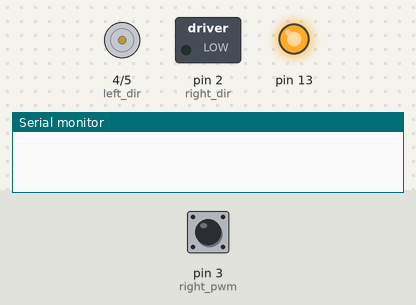
Bench run of a sketch on a simulated Arduino Uno, built with avr-gcc and run on an emulated ATmega328P. Parts: direction and speed pins drawn as motors (green arrow = direction pin HIGH = forward, orange = LOW = backward, longer = more drive), switched loads named in the sketch (green lamp = pin HIGH), output pins drawn as LEDs (lit = HIGH), the last lines printed to the serial monitor. Inputs (shaded band) come from the test bench; at power-on: pin 3 (right_pwm) HIGH.

Above: at 1.0 s.
At 5.0 s:
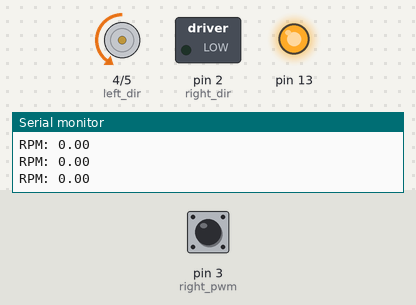
At 9.0 s:
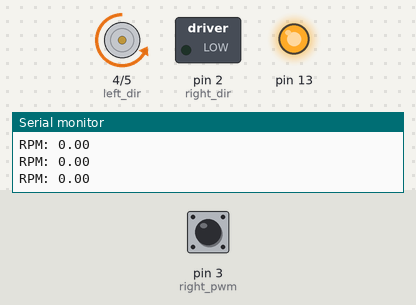
At 19.0 s:
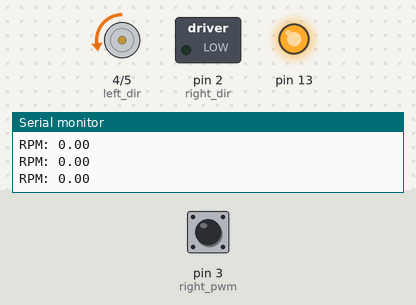
Timing chart, 0 to 20.8 s (numbered marks = the images above):
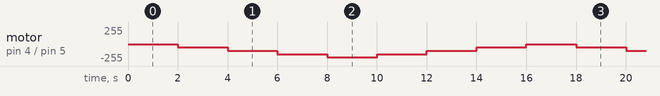

Measured:
- by itself, motor on pin 4 (left_dir) / pin 5 (left_pwm): repeats every 16.0 s: backward 100/255 2.0 s, backward 150/255 2.0 s, backward 200/255 2.0 s, backward 150/255 2.0 s, backward 100/255 2.0 s, backward 50/255 2.0 s, stopped 2.0 s, backward 50/255 2.0 s

The sketch:

test_03_rpm_reader.ino
```cpp
#include "robot.h"
//Motor Init
int speed[8]={0,50,100,150,200,150,100,50};
int motor_speed_index=0;
long motor_current,motor_previous;

//Encoder Init
  volatile long encoder_value=0;
  long previous_time=0;
  long current_time=0;
  int interval=1000;
void setup() {
  // put your setup code here, to run once:
  Robot robot=Robot();

  motor_previous=millis();

  // Encoder setup
  Serial.begin(115200);
  // Encoder input
  pinMode(3, INPUT_PULLUP);
  attachInterrupt(digitalPinToInterrupt(3), updateEncoder, RISING);

  // 5v;
  pinMode(13, OUTPUT);
  digitalWrite(13,HIGH);


  //Init time
  previous_time=millis();

}

void loop() {
  // put your main code here, to run repeatedly:
  motor_current=millis();
  if((motor_current-motor_previous)>2000){
    motor_speed_index+=1;
    motor_previous=motor_current;
  }
  current_time=millis();
  if((current_time-previous_time)>interval){
    previous_time=current_time;
    Serial.print("RPM: ");
    Serial.print(encoder_value*60/187.95);
    Serial.print('\n');
    encoder_value=0;
  }
  analogWrite(5,speed[motor_speed_index%8]);


}
void updateEncoder()
{
  encoder_value=encoder_value+1;
}
```

robot.h
```cpp
#include <Arduino.h>
static short right_dir=2;
static short right_pwm=3;
static short left_dir=4;
static short left_pwm=5;
class Robot
{
private:
    // rihgt=motor 1
    // left=motor 2
    //right dir pin2
    //right pwm pin3
    //left dir pin4
    //left pwm pin5


public:
     Robot(/* args */);
    ~ Robot();

    /**
     * @brief
     *
     * @param dir 1 for forward, 0 for backward
     * @param speed range in 0-255
     * @return int 0 for success, 1 for error
     */
    int move(int dir,int speed){
        digitalWrite(left_dir,dir);
        digitalWrite(right_dir,dir);
        analogWrite(left_pwm,speed);
        analogWrite(right_pwm,speed);

    }
};

 Robot:: Robot(/* args */)
{
    pinMode(left_dir,OUTPUT);
    pinMode(left_pwm,OUTPUT);
    pinMode(right_dir,OUTPUT);
    pinMode(right_pwm,OUTPUT);
}

 Robot::~ Robot()
{
}
```
